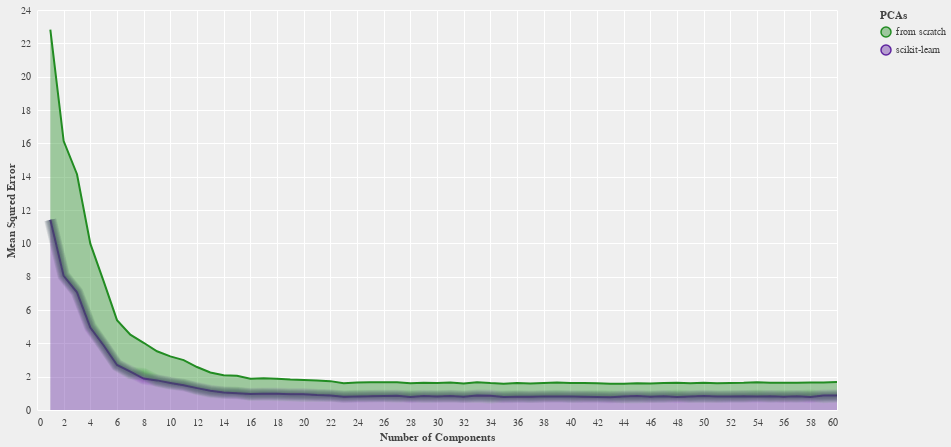

Notebook code cell kept with this figure:
### Markdown cell above
## Classifier's <ins>Mean Squred Error</ins>

### Code cell
alt.renderers.enable('default'); plotter(data, "mse_err", ("Number of Components", "Mean Squred Error", "PCAs"))

### Figure 1 — Vega-Lite specification as saved in the notebook (floating-point values rounded to 4 significant figures)
{"config": {"view": {"continuousWidth": 800, "continuousHeight": 400}, "background": "#efefef", "axis": {"gridColor": "#ffffff", "domainColor": null, "tickColor": null, "labelColor": "#444444", "titleColor": "#444444"}, "legend": {"labelColor": "#444444", "titleColor": "#444444"}, "range": {"category": ["#228C22", "#5f249f", "#FF0000", "#ffff00", "#00FFFF", "#000000", "#FFFFFF"]}, "area": {"line": true, "fillOpacity": 0.4}, "line": {"strokeWidth": 2}}, "layer": [{"mark": "area", "encoding": {"color": {"type": "nominal", "field": "z", "title": "PCAs"}, "x": {"type": "quantitative", "axis": {"tickMinStep": 1}, "field": "x", "title": "Number of Components"}, "y": {"type": "quantitative", "field": "y", "title": "Mean Squred Error"}}}, {"layer": [{"mark": {"type": "line", "opacity": 0.05, "strokeWidth": 3.05}, "encoding": {"color": {"type": "nominal", "field": "z", "title": "PCAs"}, "x": {"type": "quantitative", "axis": {"tickMinStep": 1}, "field": "x", "title": "Number of Components"}, "y": {"type": "quantitative", "field": "y", "title": "Mean Squred Error"}}}, {"mark": {"type": "line", "opacity": 0.05, "strokeWidth": 4.1}, "encoding": {"color": {"type": "nominal", "field": "z", "title": "PCAs"}, "x": {"type": "quantitative", "axis": {"tickMinStep": 1}, "field": "x", "title": "Number of Components"}, "y": {"type": "quantitative", "field": "y", "title": "Mean Squred Error"}}}, {"mark": {"type": "line", "opacity": 0.05, "strokeWidth": 5.15}, "encoding": {"color": {"type": "nominal", "field": "z", "title": "PCAs"}, "x": {"type": "quantitative", "axis": {"tickMinStep": 1}, "field": "x", "title": "Number of Components"}, "y": {"type": "quantitative", "field": "y", "title": "Mean Squred Error"}}}, {"mark": {"type": "line", "opacity": 0.05, "strokeWidth": 6.2}, "encoding": {"color": {"type": "nominal", "field": "z", "title": "PCAs"}, "x": {"type": "quantitative", "axis": {"tickMinStep": 1}, "field": "x", "title": "Number of Components"}, "y": {"type": "quantitative", "field": "y", "title": "Mean Squred Error"}}}, {"mark": {"type": "line", "opacity": 0.05, "strokeWidth": 7.25}, "encoding": {"color": {"type": "nominal", "field": "z", "title": "PCAs"}, "x": {"type": "quantitative", "axis": {"tickMinStep": 1}, "field": "x", "title": "Number of Components"}, "y": {"type": "quantitative", "field": "y", "title": "Mean Squred Error"}}}, {"mark": {"type": "line", "opacity": 0.05, "strokeWidth": 8.3}, "encoding": {"color": {"type": "nominal", "field": "z", "title": "PCAs"}, "x": {"type": "quantitative", "axis": {"tickMinStep": 1}, "field": "x", "title": "Number of Components"}, "y": {"type": "quantitative", "field": "y", "title": "Mean Squred Error"}}}, {"mark": {"type": "line", "opacity": 0.05, "strokeWidth": 9.35}, "encoding": {"color": {"type": "nominal", "field": "z", "title": "PCAs"}, "x": {"type": "quantitative", "axis": {"tickMinStep": 1}, "field": "x", "title": "Number of Components"}, "y": {"type": "quantitative", "field": "y", "title": "Mean Squred Error"}}}, {"mark": {"type": "line", "opacity": 0.05, "strokeWidth": 10.4}, "encoding": {"color": {"type": "nominal", "field": "z", "title": "PCAs"}, "x": {"type": "quantitative", "axis": {"tickMinStep": 1}, "field": "x", "title": "Number of Components"}, "y": {"type": "quantitative", "field": "y", "title": "Mean Squred Error"}}}, {"mark": {"type": "line", "opacity": 0.05, "strokeWidth": 11.45}, "encoding": {"color": {"type": "nominal", "field": "z", "title": "PCAs"}, "x": {"type": "quantitative", "axis": {"tickMinStep": 1}, "field": "x", "title": "Number of Components"}, "y": {"type": "quantitative", "field": "y", "title": "Mean Squred Error"}}}, {"mark": {"type": "line", "opacity": 0.05, "strokeWidth": 12.5}, "encoding": {"color": {"type": "nominal", "field": "z", "title": "PCAs"}, "x": {"type": "quantitative", "axis": {"tickMinStep": 1}, "field": "x", "title": "Number of Components"}, "y": {"type": "quantitative", "field": "y", "title": "Mean Squred Error"}}}]}], "data": {"name": "data-6ee56c3327a8a34903e2489828f5f0d8"}, "$schema": "https://vega.github.io/schema/vega-lite/v4.8.1.json", "datasets": {"data-6ee56c3327a8a34903e2489828f5f0d8": [{"x": 1, "y": 11.41, "z": "from scratch"}, {"x": 1, "y": 11.41, "z": "scikit-learn"}, {"x": 2, "y": 8.09, "z": "from scratch"}, {"x": 2, "y": 8.048, "z": "scikit-learn"}, {"x": 3, "y": 7.087, "z": "from scratch"}, {"x": 3, "y": 7.06, "z": "scikit-learn"}, {"x": 4, "y": 5.04, "z": "from scratch"}, {"x": 4, "y": 4.942, "z": "scikit-learn"}, {"x": 5, "y": 3.847, "z": "from scratch"}, {"x": 5, "y": 3.87, "z": "scikit-learn"}, {"x": 6, "y": 2.688, "z": "from scratch"}, {"x": 6, "y": 2.701, "z": "scikit-learn"}, {"x": 7, "y": 2.217, "z": "from scratch"}, {"x": 7, "y": 2.3, "z": "scikit-learn"}, {"x": 8, "y": 2.147, "z": "from scratch"}, {"x": 8, "y": 1.886, "z": "scikit-learn"}, {"x": 9, "y": 1.746, "z": "from scratch"}, {"x": 9, "y": 1.776, "z": "scikit-learn"}, {"x": 10, "y": 1.591, "z": "from scratch"}, {"x": 10, "y": 1.625, "z": "scikit-learn"}, {"x": 11, "y": 1.508, "z": "from scratch"}, {"x": 11, "y": 1.486, "z": "scikit-learn"}, {"x": 12, "y": 1.264, "z": "from scratch"}, {"x": 12, "y": 1.314, "z": "scikit-learn"}, {"x": 13, "y": 1.099, "z": "from scratch"}, {"x": 13, "y": 1.15, "z": "scikit-learn"}, {"x": 14, "y": 1.042, "z": "from scratch"}, {"x": 14, "y": 1.049, "z": "scikit-learn"}, {"x": 15, "y": 1.042, "z": "from scratch"}, {"x": 15, "y": 1.007, "z": "scikit-learn"}, {"x": 16, "y": 0.9135, "z": "from scratch"}, {"x": 16, "y": 0.9625, "z": "scikit-learn"}, {"x": 17, "y": 0.9362, "z": "from scratch"}, {"x": 17, "y": 0.9748, "z": "scikit-learn"}, {"x": 18, "y": 0.9051, "z": "from scratch"}, {"x": 18, "y": 0.976, "z": "scikit-learn"}, {"x": 19, "y": 0.8883, "z": "from scratch"}, {"x": 19, "y": 0.9405, "z": "scikit-learn"}, {"x": 20, "y": 0.8602, "z": "from scratch"}, {"x": 20, "y": 0.9451, "z": "scikit-learn"}, {"x": 21, "y": 0.871, "z": "from scratch"}, {"x": 21, "y": 0.899, "z": "scikit-learn"}, {"x": 22, "y": 0.8562, "z": "from scratch"}, {"x": 22, "y": 0.8758, "z": "scikit-learn"}, {"x": 23, "y": 0.8151, "z": "from scratch"}, {"x": 23, "y": 0.7941, "z": "scikit-learn"}, {"x": 24, "y": 0.8382, "z": "from scratch"}, {"x": 24, "y": 0.8115, "z": "scikit-learn"}, {"x": 25, "y": 0.8365, "z": "from scratch"}, {"x": 25, "y": 0.8271, "z": "scikit-learn"}, {"x": 26, "y": 0.8327, "z": "from scratch"}, {"x": 26, "y": 0.8359, "z": "scikit-learn"}, {"x": 27, "y": 0.8033, "z": "from scratch"}, {"x": 27, "y": 0.8608, "z": "scikit-learn"}, {"x": 28, "y": 0.8333, "z": "from scratch"}, {"x": 28, "y": 0.7757, "z": "scikit-learn"}, {"x": 29, "y": 0.799, "z": "from scratch"}, {"x": 29, "y": 0.8346, "z": "scikit-learn"}, {"x": 30, "y": 0.8117, "z": "from scratch"}, {"x": 30, "y": 0.8112, "z": "scikit-learn"}, {"x": 31, "y": 0.82, "z": "from scratch"}, {"x": 31, "y": 0.8358, "z": "scikit-learn"}, {"x": 32, "y": 0.7905, "z": "from scratch"}, {"x": 32, "y": 0.7991, "z": "scikit-learn"}, {"x": 33, "y": 0.8046, "z": "from scratch"}, {"x": 33, "y": 0.8648, "z": "scikit-learn"}, {"x": 34, "y": 0.757, "z": "from scratch"}, {"x": 34, "y": 0.858, "z": "scikit-learn"}, {"x": 35, "y": 0.8031, "z": "from scratch"}, {"x": 35, "y": 0.7758, "z": "scikit-learn"}, {"x": 36, "y": 0.8264, "z": "from scratch"}, {"x": 36, "y": 0.7957, "z": "scikit-learn"}, {"x": 37, "y": 0.7886, "z": "from scratch"}, {"x": 37, "y": 0.8005, "z": "scikit-learn"}, {"x": 38, "y": 0.8169, "z": "from scratch"}, {"x": 38, "y": 0.8081, "z": "scikit-learn"}, {"x": 39, "y": 0.8375, "z": "from scratch"}, {"x": 39, "y": 0.8122, "z": "scikit-learn"}, {"x": 40, "y": 0.7989, "z": "from scratch"}, {"x": 40, "y": 0.8144, "z": "scikit-learn"}, {"x": 41, "y": 0.8161, "z": "from scratch"}, {"x": 41, "y": 0.7972, "z": "scikit-learn"}, {"x": 42, "y": 0.8254, "z": "from scratch"}, {"x": 42, "y": 0.7864, "z": "scikit-learn"}, {"x": 43, "y": 0.8063, "z": "from scratch"}, {"x": 43, "y": 0.7616, "z": "scikit-learn"}, {"x": 44, "y": 0.7681, "z": "from scratch"}, {"x": 44, "y": 0.8111, "z": "scikit-learn"}, {"x": 45, "y": 0.7709, "z": "from scratch"}, {"x": 45, "y": 0.8329, "z": "scikit-learn"}, {"x": 46, "y": 0.7975, "z": "from scratch"}, {"x": 46, "y": 0.7887, "z": "scikit-learn"}, {"x": 47, "y": 0.7993, "z": "from scratch"}, {"x": 47, "y": 0.8239, "z": "scikit-learn"}, {"x": 48, "y": 0.8485, "z": "from scratch"}, {"x": 48, "y": 0.7855, "z": "scikit-learn"}, {"x": 49, "y": 0.7913, "z": "from scratch"}, {"x": 49, "y": 0.8075, "z": "scikit-learn"}, {"x": 50, "y": 0.795, "z": "from scratch"}, {"x": 50, "y": 0.8436, "z": "scikit-learn"}, {"x": 51, "y": 0.7942, "z": "from scratch"}, {"x": 51, "y": 0.8125, "z": "scikit-learn"}, {"x": 52, "y": 0.8072, "z": "from scratch"}, {"x": 52, "y": 0.808, "z": "scikit-learn"}, {"x": 53, "y": 0.8073, "z": "from scratch"}, {"x": 53, "y": 0.8222, "z": "scikit-learn"}, {"x": 54, "y": 0.8544, "z": "from scratch"}, {"x": 54, "y": 0.8092, "z": "scikit-learn"}, {"x": 55, "y": 0.8034, "z": "from scratch"}, {"x": 55, "y": 0.8284, "z": "scikit-learn"}, {"x": 56, "y": 0.8343, "z": "from scratch"}, {"x": 56, "y": 0.7974, "z": "scikit-learn"}, {"x": 57, "y": 0.8125, "z": "from scratch"}, {"x": 57, "y": 0.8286, "z": "scikit-learn"}, {"x": 58, "y": 0.8621, "z": "from scratch"}, {"x": 58, "y": 0.7809, "z": "scikit-learn"}, {"x": 59, "y": 0.784, "z": "from scratch"}, {"x": 59, "y": 0.8639, "z": "scikit-learn"}, {"x": 60, "y": 0.8111, "z": "from scratch"}, {"x": 60, "y": 0.8685, "z": "scikit-learn"}]}}
